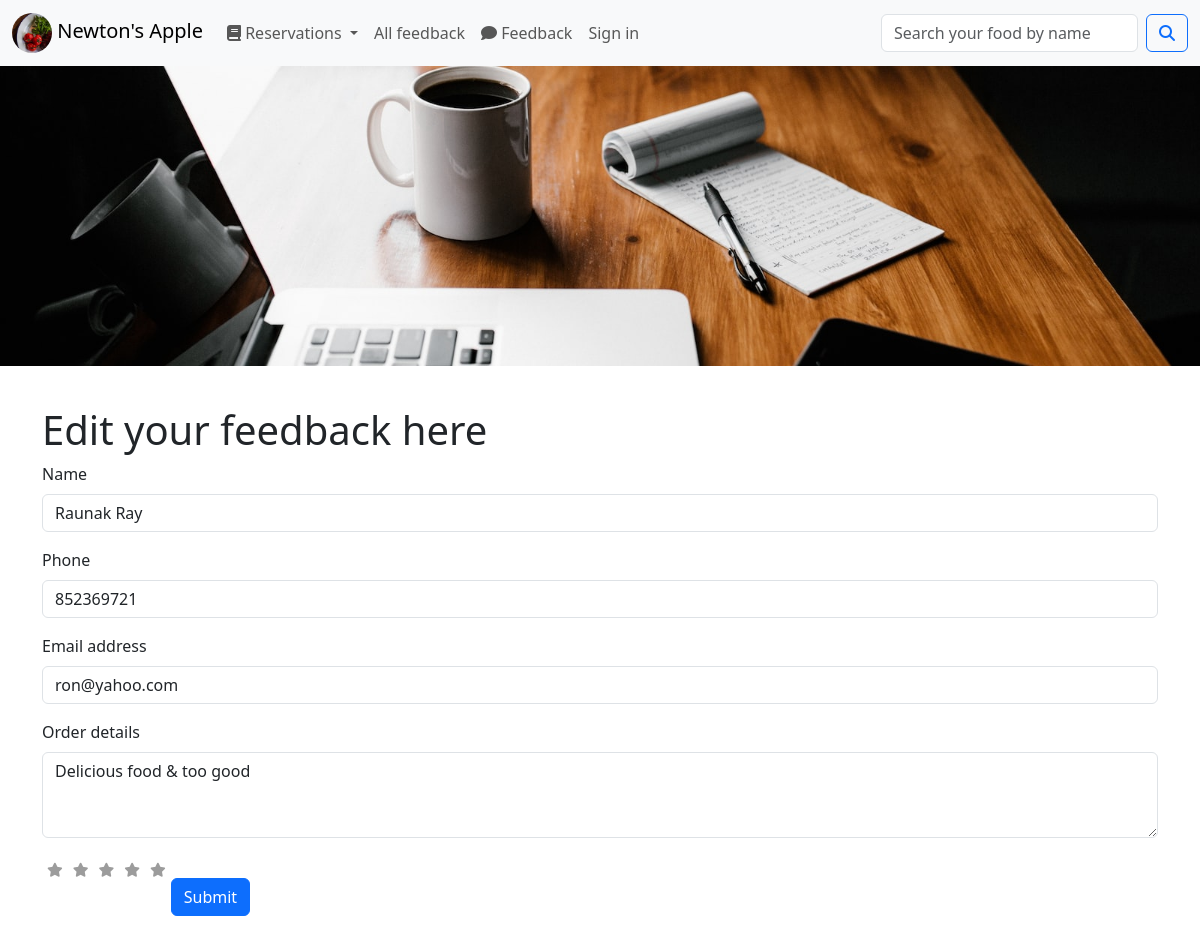
Screenshot of /restroapp/editfb/1/ with the database file from the repository.
### home/models.py (models this page shows, shortened)
class Feedback(models.Model): # ******* django will create a table with name = Modelname+S, so it will become Feedbacks
    cname = models.CharField('customer name', max_length=50)  # customer name is the label used for this field in admin panel / form.py
    cemail = models.CharField(max_length=100)
    cphn = models.CharField(max_length=15)
    fbdesc = models.TextField(null=True)
    fbdate = models.DateField()
    fbid = models.AutoField(primary_key=True) # primary keys are read-only fields
    rating = models.IntegerField(default=4) #FloatField(default = 4.0)
    approved = models.BooleanField(default = False)

### home/views.py (the view, shortened to what this page needs)
def edit_feedback(request, fbkid):
    selected_fb = Feedback.objects.get(fbid=fbkid)  # get single object ..this object is used for both viewing purpose & editing purpo
    ctxt = {"selfb" : selected_fb}
    return render(request, 'feedbacks/editfeedback.html', ctxt)

### home/templates/feedbacks/editfeedback.html (shortened to what this page needs)
{% extends "base.html" %}
{% block body%}
<div class="container-fluid px-0 mb-3">
    <img src="/static/images/fbedit.jpg" class="d-block w-100" alt="...">
</div>
<div class="container py-4">
  <h1>Edit your feedback here</h1>
  <form action="" method="POST">
    {% with data=selfb %}
    <div class="mb-3">
      <label class="form-label">Name</label>
      <input type="text" class="form-control" id="txtName" name="txtName" value="{{data.cname}}">
    </div>
    <div class="mb-3">
      <label class="form-label">Phone</label>
      <input type="text" class="form-control" id="txtPhone" name="txtPhone" value="{{data.cphn}}">
    </div>
    <div class="mb-3">
      <label class="form-label">Email address</label>
      <input type="email" class="form-control" id="txtEmail" name="txtEmail" placeholder="name@example.com" value="{{data.cemail}}">
    </div>
    <div class="mb-3">
      <label class="form-label">Order details</label>
      <textarea class="form-control" id="txtDesc" name="txtDesc" rows="3">{{data.fbdesc}}</textarea>
    </div>
    <div class="mb-3">
      <div class="form-group required">
        <div class="rating">
            <label class="star" for="star5" title="Awesome" aria-hidden="true"></label>
            <label class="star" for="star4" title="Great" aria-hidden="true"></label>
            <label class="star" for="star3" title="Very good" aria-hidden="true"></label>
            <label class="star" for="star2" title="Good" aria-hidden="true"></label>
            <label class="star" for="star1" title="Bad" aria-hidden="true"></label>
          </div>
      </div>
    </div>
    <br>
    <button type="submit" class="btn btn-primary">Submit</button>
    {% endwith %}
  </form>
</div>
{% endblock body%}

### home/templates/feedbacks/editfeedback.html (style rules this page uses)
.rating { border: none; float: left; }
.rating > label { color: #9C9C9C; font-size: 7px; float:right; }
.rating > label:before { margin: 5px; font-size: 2em; font-family: FontAwesome; content: "\f005"; display: inline-block; }

### rows the page displays
Feedback: txtName "Raunak Ray", txtPhone "852369721", txtEmail "ron@yahoo.com", txtDesc "Delicious food & too good"
